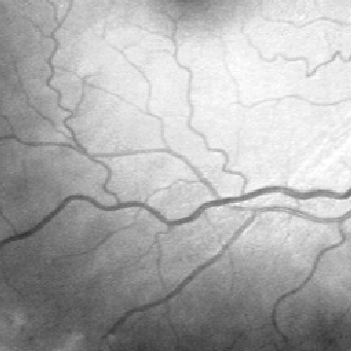
%> input picture Thuat toan chi Tran/Images/vessels.jpg, 352 x 351 px
$ octave testadaptivethreshold.m   (GNU Octave 9; MATLAB toolbox functions it lacks are replaced by stand-ins)
%> lines starting %> are read from the running program, lines starting %| are printed output that depends on the picture; in (x1, y1, x2, y2) boxes, pixels count from 0 and x2, y2 are one past the last pixel; in counts of white or black regions, pixels touching at a corner belong together; the program's own positions count from 1
%> further down, I is the input picture: size 351x352x3 uint8; min 46, max 255, mean 174.4
### Thuat toan chi Tran/adaptivethreshold/adaptivethreshold.m
function bw=adaptivethreshold(IM,ws,C,tm)
%> called with ws = 11, C = 0.03, tm = 0
%ADAPTIVETHRESHOLD An adaptive thresholding algorithm that seperates the
%foreground from the background with nonuniform illumination.
%  bw=adaptivethreshold(IM,ws,C) outputs a binary image bw with the local
%   threshold mean-C or median-C to the image IM.
%  ws is the local window size.
%  tm is 0 or 1, a switch between mean and median. tm=0 mean(default); tm=1 median.
%
%  Contributed by Guanglei Xiong (xgl99@mails.tsinghua.edu.cn)
%  at Tsinghua University, Beijing, China.
%
%  For more information, please see
%  http://homepages.inf.ed.ac.uk/rbf/HIPR2/adpthrsh.htm

if (nargin<3)
    error('You must provide the image IM, the window size ws, and C.');
elseif (nargin==3)
    tm=0;
elseif (tm~=0 && tm~=1)
    error('tm must be 0 or 1.');
end

IM=mat2gray(IM);
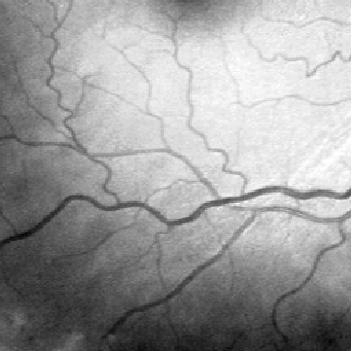
%> IM: size 351x352 double; min 0, max 1, mean 0.615

if tm==0
    mIM=imfilter(IM,fspecial('average',ws),'replicate');
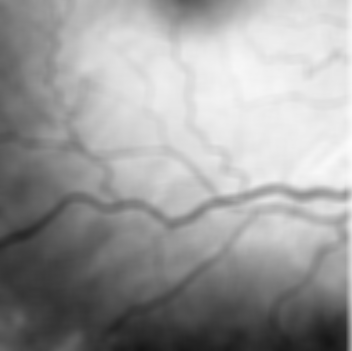
%> mIM: size 351x352 double; min 0.084, max 0.99, mean 0.615
else
    mIM=medfilt2(IM,[ws ws]);
end
sIM=mIM-IM-C;
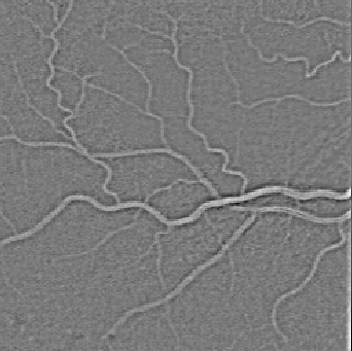
%> sIM: size 351x352 double; min -0.412, max 0.385, mean -0.0293; drawn with min black and max white
bw=im2bw(sIM,0);
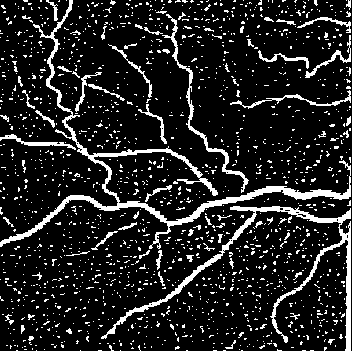
%> bw: size 351x352 logical; 13.4% white; 1602 white regions (1537 under 20 px), largest, box (x1, y1, x2, y2) and area: (0, 0, 351, 249) 3942, (101, 206, 351, 351) 2594, (162, 14, 249, 193) 764
bw=imcomplement(bw);

### Thuat toan chi Tran/adaptivethreshold/testadaptivethreshold.m
% [13 lines of commented-out code are left out]

clear; close all; clc;
I = imread('vessels.jpg');
I = rgb2gray(I);
I = im2double(I);
J = adaptivethreshold(I, 11, 0.03, 0);
figure,
subplot(1,2,1); imshow(I); title('vessels.jpg');
subplot(1,2,2); imshow(1-J); title('Adapative Threshold');

% find the largest component
CC = bwconncomp(1-J);
%> CC = 1602 connected components
numPixels = cellfun(@numel,CC.PixelIdxList);
%> numPixels = 1602 values, max 3942 at index 13, min 1 at index 3, mean 10.35
n = 50;
[S, idx] = sort(numPixels, 'descend');
%> S = 1602 values, max 3942 at index 1, min 1 at index 1120, mean 10.35; idx = 1602 values, max 1602 at index 217, min 1 at index 807, mean 801.5
PV = zeros(size(I));
for i=1:n
    PV(CC.PixelIdxList{idx(i)}) = 1;
end
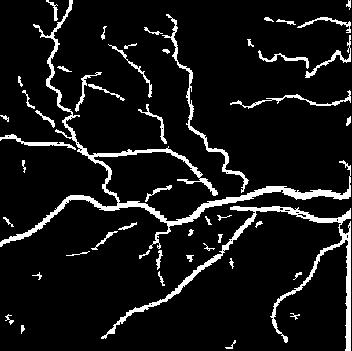
%> PV: size 351x352 double; values 0 (black) and 1 (white), 8.5% white; 50 white regions, largest, box (x1, y1, x2, y2) and area: (0, 0, 351, 249) 3942, (101, 206, 351, 351) 2594, (162, 14, 249, 193) 764
figure,
subplot(1,2,1); imshow(I); title('Input');
subplot(1,2,2); imshow(PV,[]); title('Adaptive Threshold');

% [7 lines of commented-out code are left out]

$ run again, with Thuat toan chi Tran/adaptivethreshold/page.png saved as Thuat toan chi Tran/Images/vessels.jpg
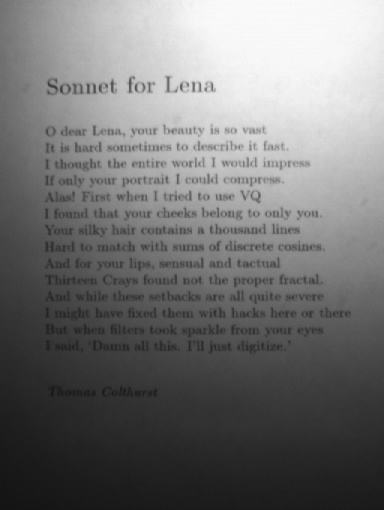
%> input picture Thuat toan chi Tran/adaptivethreshold/page.png, 384 x 510 px
%> I is the input picture: size 510x384 uint8; min 19, max 252, mean 116.8
%> I: size 510x384 double
%> in adaptivethreshold, `bw=im2bw(sIM,0);`:
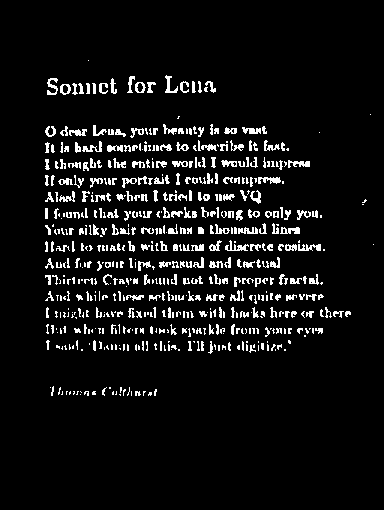
%> bw: size 510x384 logical; 7% white in thin lines or dots, all inside (x1, y1, x2, y2) = (45, 60, 374, 396)
%> CC = 578 connected components
%> numPixels = 578 values, max 108 at index 435, min 1 at index 16, mean 23.7
%> S = 578 values, max 108 at index 1, min 1 at index 555, mean 23.7; idx = 578 values, max 578 at index 578, min 1 at index 28, mean 289.5
%> after the loop `for i=1:n`:
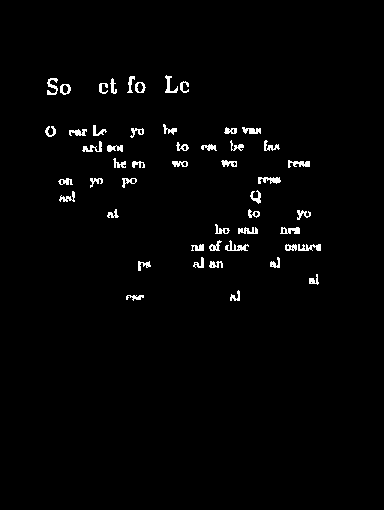
%> PV: size 510x384 double; values 0 (black) and 1 (white), 1.8% white in thin lines or dots, all inside (x1, y1, x2, y2) = (45, 75, 321, 301)
